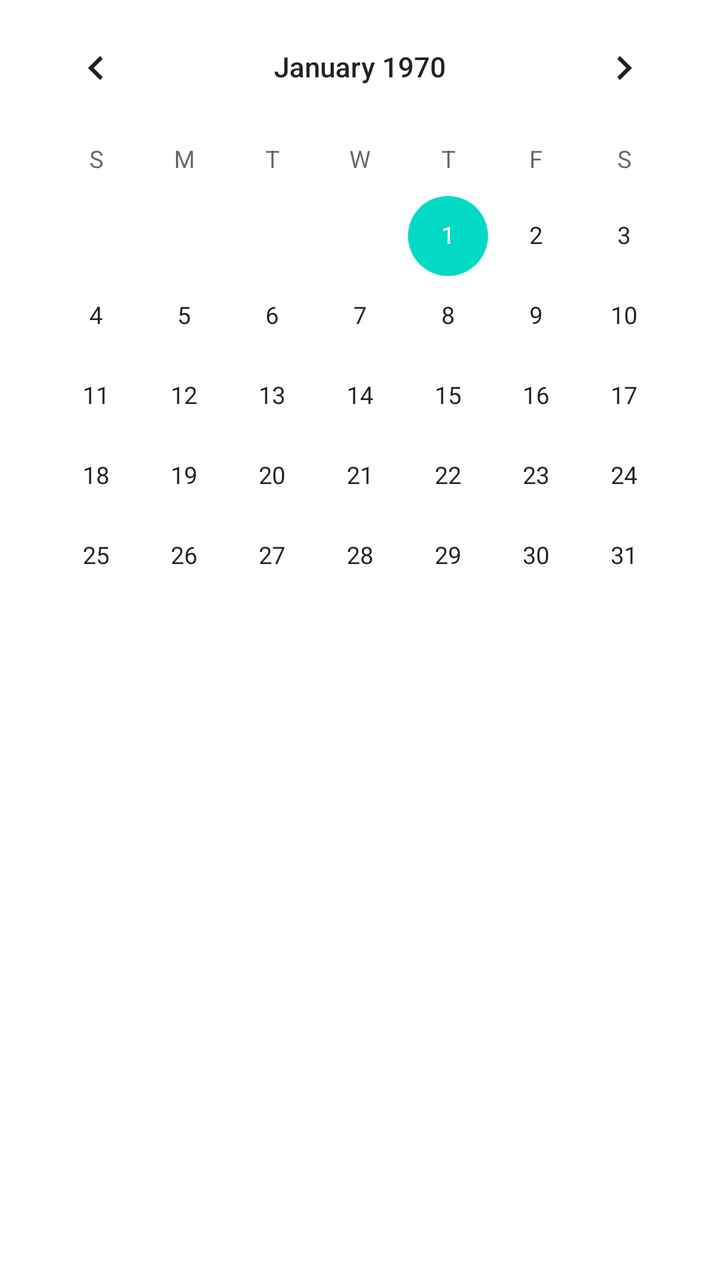
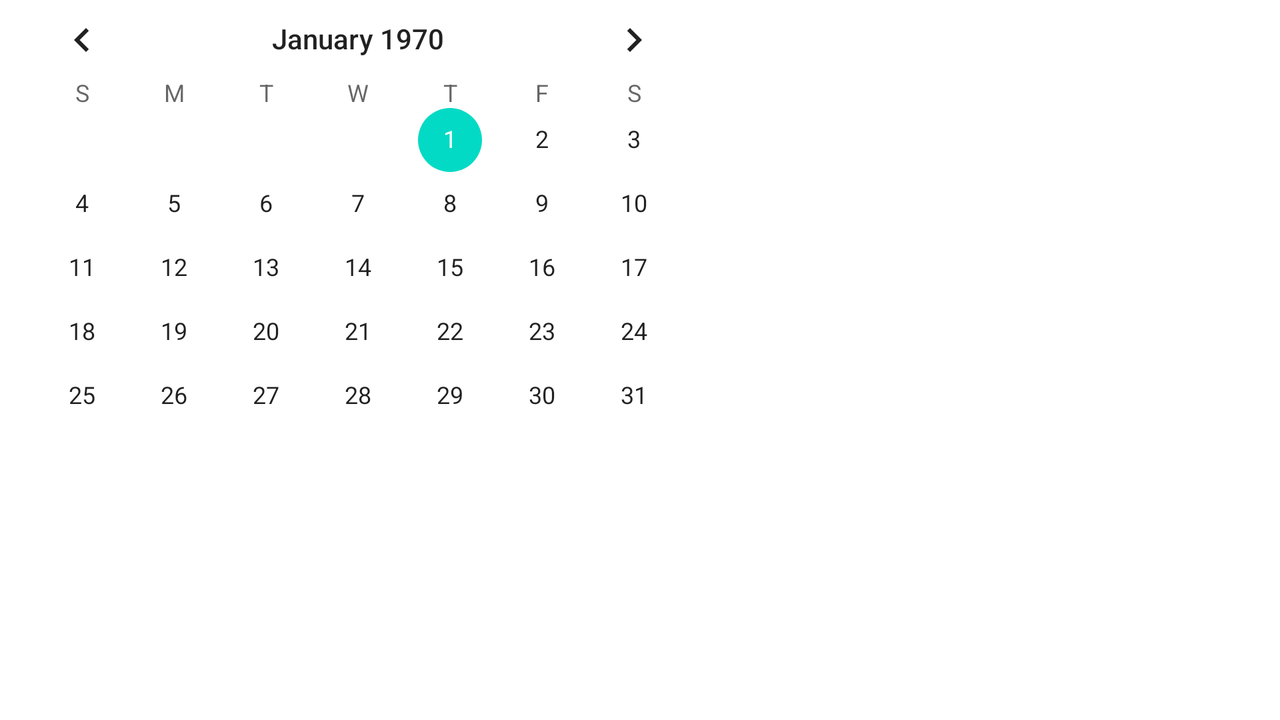

An Android layout and its configuration variant, each rendered on a device that would load it. The default file and the variant file are quoted in full after the pictures.
<!-- AndroidManifest.xml: application theme Theme.HerexamenAnd -->
<!-- res/layout/fragment_home.xml -->
<?xml version="1.0" encoding="utf-8"?>
<androidx.constraintlayout.widget.ConstraintLayout xmlns:android="http://schemas.android.com/apk/res/android"
    xmlns:app="http://schemas.android.com/apk/res-auto"
    xmlns:tools="http://schemas.android.com/tools"
    android:layout_width="match_parent"
    android:layout_height="match_parent"
    tools:context=".ui.home.HomeFragment">

    <CalendarView
        android:id="@+id/calendarView"
        android:layout_width="wrap_content"
        android:layout_height="0dp"
        app:layout_constraintEnd_toEndOf="parent"
        app:layout_constraintHorizontal_bias="0.491"
        app:layout_constraintStart_toStartOf="parent"
        app:layout_constraintTop_toTopOf="parent" />

    <androidx.recyclerview.widget.RecyclerView
        android:id="@+id/event_overview"
        android:layout_width="0dp"
        android:layout_height="0dp"
        android:layout_marginBottom="56dp"
        app:layout_constraintBottom_toBottomOf="parent"
        app:layout_constraintEnd_toEndOf="parent"
        app:layout_constraintStart_toStartOf="parent"
        app:layout_constraintTop_toBottomOf="@+id/calendarView" />
</androidx.constraintlayout.widget.ConstraintLayout>
<!-- resources referenced by this layout -->
<resources>
  <style name="Theme.HerexamenAnd" parent="Theme.MaterialComponents.DayNight.DarkActionBar">
          
          <item name="colorPrimary">@color/purple_500</item>
          <item name="colorPrimaryVariant">@color/purple_700</item>
          <item name="colorOnPrimary">@color/white</item>
          
          <item name="colorSecondary">@color/teal_200</item>
          <item name="colorSecondaryVariant">@color/teal_700</item>
          <item name="colorOnSecondary">@color/black</item>
          
          <item name="android:statusBarColor">?attr/colorPrimaryVariant</item>
          
      </style>
</resources>
<!-- res/layout-land/fragment_home.xml (the author's variant of the layout above) -->
<!-- drawn on the phone turned sideways -->
<?xml version="1.0" encoding="utf-8"?>
<androidx.constraintlayout.widget.ConstraintLayout xmlns:android="http://schemas.android.com/apk/res/android"
    xmlns:app="http://schemas.android.com/apk/res-auto"
    xmlns:tools="http://schemas.android.com/tools"
    android:layout_width="match_parent"
    android:layout_height="match_parent"
    tools:context=".ui.home.HomeFragment">

    <CalendarView
        android:id="@+id/calendarView"
        android:layout_width="358dp"
        android:layout_height="0dp"
        android:layout_marginBottom="56dp"
        app:layout_constraintBottom_toBottomOf="parent"
        app:layout_constraintStart_toStartOf="parent"
        app:layout_constraintTop_toTopOf="parent" />

    <androidx.recyclerview.widget.RecyclerView
        android:id="@+id/event_overview"
        android:layout_width="0dp"
        android:layout_height="0dp"
        android:layout_marginBottom="56dp"
        app:layout_constraintBottom_toBottomOf="parent"
        app:layout_constraintEnd_toEndOf="parent"
        app:layout_constraintStart_toEndOf="@+id/calendarView"
        app:layout_constraintTop_toTopOf="parent" />

</androidx.constraintlayout.widget.ConstraintLayout>
